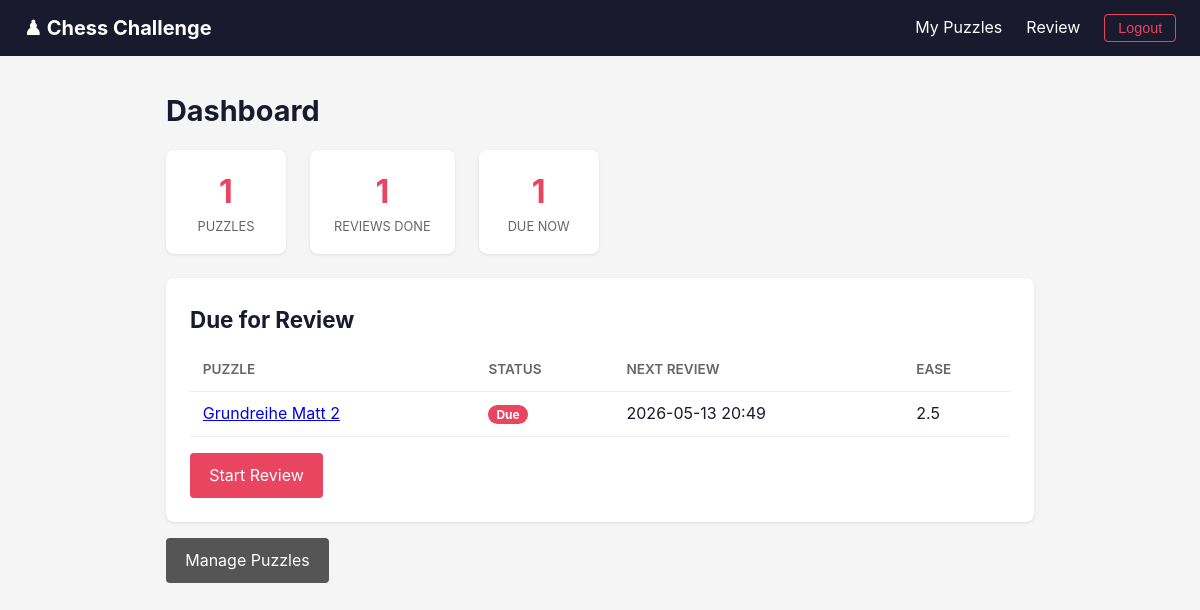
/ (signed in), run on an earlier commit of the app's database.
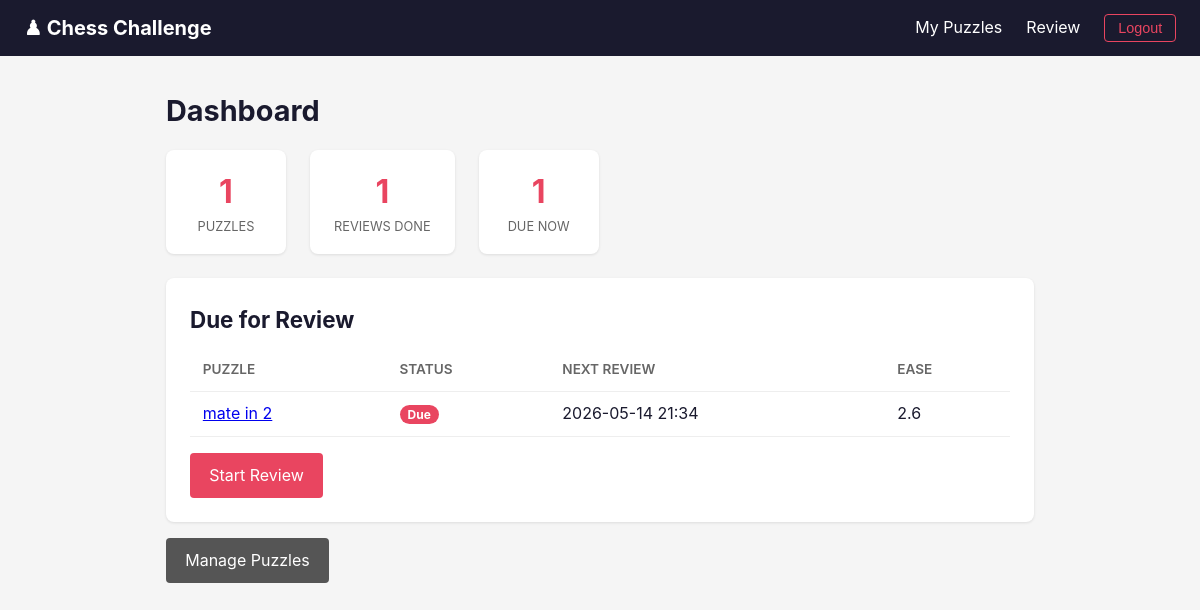
And on a later commit of the database.
### app/models/review.py (models this page shows)
class Review(Base):
    __tablename__ = "reviews"
    id: Mapped[int] = mapped_column(Integer, primary_key=True, autoincrement=True)
    user_id: Mapped[int] = mapped_column(ForeignKey("users.id"), nullable=False, index=True)
    puzzle_id: Mapped[int] = mapped_column(ForeignKey("puzzles.id"), nullable=False, index=True)
    ease_factor: Mapped[float] = mapped_column(Float, default=2.5, nullable=False)
    interval: Mapped[int] = mapped_column(Integer, default=0, nullable=False)
    repetitions: Mapped[int] = mapped_column(Integer, default=0, nullable=False)
    total_attempts: Mapped[int] = mapped_column(Integer, default=0, nullable=False)
    total_failures: Mapped[int] = mapped_column(Integer, default=0, nullable=False)
    total_time_ms: Mapped[int] = mapped_column(Integer, default=0, nullable=False)
    last_reviewed: Mapped[datetime.datetime | None] = mapped_column(DateTime, nullable=True)
    next_review: Mapped[datetime.datetime] = mapped_column(
        DateTime, server_default=func.now(), nullable=False
    )
    user: Mapped[User] = relationship("User", back_populates="reviews")
    puzzle: Mapped[Puzzle] = relationship("Puzzle", back_populates="reviews")

### app/models/puzzle.py (models this page shows)
class Puzzle(Base):
    __tablename__ = "puzzles"
    id: Mapped[int] = mapped_column(Integer, primary_key=True, autoincrement=True)
    creator_id: Mapped[int] = mapped_column(ForeignKey("users.id"), nullable=False, index=True)
    title: Mapped[str] = mapped_column(String(255), nullable=False)
    fen: Mapped[str] = mapped_column(String(255), nullable=False)
    solution_moves: Mapped[str] = mapped_column(Text, nullable=False)
    created_at: Mapped[datetime.datetime] = mapped_column(
        DateTime, server_default=func.now()
    )
    creator: Mapped[User] = relationship("User", back_populates="puzzles")
    reviews: Mapped[list[Review]] = relationship(
        "Review", back_populates="puzzle", cascade="all, delete-orphan"
    )

### app/main.py (the view)
@app.get("/", response_class=HTMLResponse)
async def dashboard(
    request: Request,
    db: AsyncSession = Depends(get_db),
    user: User | None = Depends(current_user_optional),
):
    ctx = templates_with_user(request, user)
    if user is None:
        return templates.TemplateResponse(request, "index.html", ctx)
    now = datetime.datetime.now(datetime.UTC)
    total_puzzles_q = select(func.count(Puzzle.id)).where(Puzzle.creator_id == user.id)
    total_puzzles = await db.scalar(total_puzzles_q)
    due_q = (
        select(Review)
        .options(selectinload(Review.puzzle))
        .where(Review.user_id == user.id, Review.next_review <= now)
        .order_by(Review.next_review.asc())
    )
    due_reviews = (await db.execute(due_q)).scalars().all()
    new_puzzles_q = (
        select(Puzzle)
        .outerjoin(Review, (Review.puzzle_id == Puzzle.id) & (Review.user_id == user.id))
        .where(Puzzle.creator_id == user.id, Review.id.is_(None))
    )
    new_puzzles = (await db.execute(new_puzzles_q)).scalars().all()
    total_reviews_q = select(func.count(Review.id)).where(Review.user_id == user.id)
    total_reviews = await db.scalar(total_reviews_q)
    ctx.update(
        total_puzzles=total_puzzles or 0,
        due_reviews=due_reviews,
        new_puzzles=new_puzzles,
        total_reviews=total_reviews or 0,
        now=now,
    )
    return templates.TemplateResponse(request, "dashboard.html", ctx)

### app/templates/dashboard.html (shortened to what this page needs)
{% extends "base.html" %}
{% block content %}
<h1>Dashboard</h1>
<div class="stats">
  <div class="stat-card">
    <div class="value">{{ total_puzzles }}</div>
    <div class="label">Puzzles</div>
  </div>
  <div class="stat-card">
    <div class="value">{{ total_reviews }}</div>
    <div class="label">Reviews Done</div>
  </div>
  <div class="stat-card">
    <div class="value">{{ (due_reviews|length) + (new_puzzles|length) }}</div>
    <div class="label">Due Now</div>
  </div>
</div>
<div class="card">
  <h2>Due for Review</h2>
  {% if due_reviews or new_puzzles %}
    <table>
      <thead><tr><th>Puzzle</th><th>Status</th><th>Next Review</th><th>Ease</th></tr></thead>
      <tbody>
      {% for r in due_reviews %}
        <tr>
          <td><a href="/review">{{ r.puzzle.title }}</a></td>
          <td><span class="due-badge">Due</span></td>
          <td>{{ r.next_review.strftime('%Y-%m-%d %H:%M') if r.next_review else '—' }}</td>
          <td>{{ "%.1f"|format(r.ease_factor) }}</td>
        </tr>
      {% endfor %}
      </tbody>
    </table>
    <a href="/review" class="btn" style="margin-top:1rem;">Start Review</a>
  {% else %}
    <p>All caught up! <a href="/puzzles/new">Create a puzzle</a> to start learning.</p>
  {% endif %}
</div>
<div style="margin-top:1rem;">
  <a href="/puzzles" class="btn btn-secondary">Manage Puzzles</a>
</div>
{% endblock %}

What changed in the data, as far as the page shows it:
changed Review: puzzle "Grundreihe Matt 2" → "mate in 2"; next_review "2026-05-13 20:49" → "2026-05-14 21:34"; ease_factor "2.5" → "2.6"
